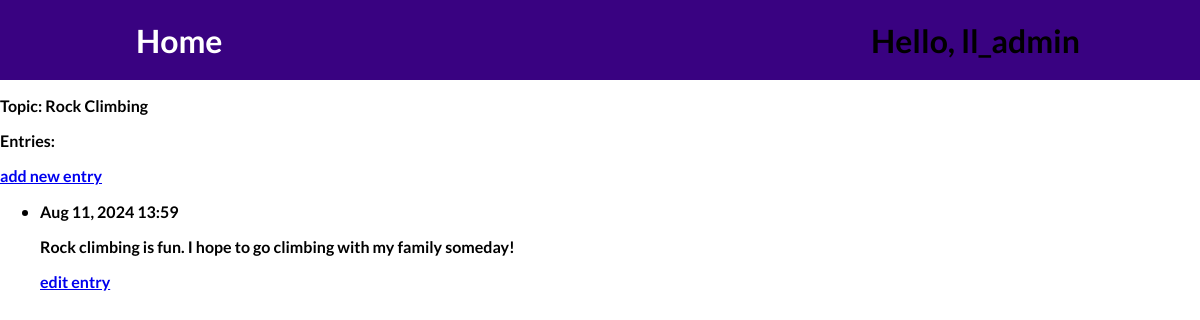
Page /topic/2 (signed in) on the committed database.
### learning_logs/models.py (models this page shows, shortened)
class Topic(models.Model):
    text = models.CharField(max_length = 200)
    date_added = models.DateTimeField(auto_now_add = True)
    owner = models.ForeignKey(User, on_delete=models.CASCADE)
    def __str__(self):
        return self.text

class Entry(models.Model):
    topic = models.ForeignKey(Topic, on_delete=models.CASCADE)
    text = models.TextField()
    date_added = models.DateTimeField(auto_now_add=True)
    class Meta:
        verbose_name_plural = 'entries'

### learning_logs/views.py (the view)
# urls.py: path('topic/<int:id>', views.topic, name='topic'),
@login_required
def topic(request, id):
  topic = Topic.objects.get(id=id)
  if topic.owner != request.user:
    raise Http404
  entries = topic.entry_set.order_by('-date_added')
  context = {'topic': topic, 'entries': entries}
  return render(request, 'learning_logs/topic.html', context)

### learning_logs/templates/learning_logs/topic.html
{% extends "learning_logs/base.html" %} {% block content %}
<p>Topic: {{ topic }}</p>
<p>Entries:</p>
<p>
  <a href="{% url 'new_entry' topic.id %}">add new entry</a>
</p>
<ul>
  {% for entry in entries%}
  <li>
    <p>{{ entry.date_added|date:'M d, Y H:i' }}</p>
    <p>{{ entry.text|linebreaks}}</p>
    <p>
      <a href="{% url 'edit_entry' entry.id %}">edit entry</a>
    </p>
  </li>
  {% empty %}
  <li>There are no entries for this topic yet.</li>
  {% endfor %}
</ul>
{%endblock %}

### learning_logs/templates/learning_logs/base.html (shortened to what this page needs)
{% load static %}
<!DOCTYPE html>
<html lang="en">
  <head>
    <link rel="stylesheet" href="{% static 'style.css' %}" />
  </head>
  <body>
    <header id="main-navigation">
      <h1><a href="{% url 'index' %}">Home</a><h1>
        <nav>
            {% if user.is_authenticated%}
            <p>Hello, {{ user.username}}</p>
            <a href="{% url 'logout' %}">Log out</a>
            {% else %}
            <a href="{% url 'signup' %}">Register</a>
            <a href="{% url 'login' %}">Log in</a>
            {% endif %}
      </header>
    {% block content %}
    {% endblock %}
  </body>
</html>

### static/style.css (style rules this page uses)
* { box-sizing: border-box; }
html { font-family: "Open Sans", "Lato", sans-serif; }
body { margin: 0; }
h1, h2, h3, p { font-family: "Lato", sans-serif; font-weight: bold; }
#main-navigation { width: 100%; height: 5rem; display: flex; justify-content: space-between; align-items: center; padding: 0 10%; background: #390281; }
#main-navigation a { text-decoration: none; color: white; font-weight: bold; margin-left: 1rem; }

### rows in the picture
Topic: text "Rock Climbing"
Entry: date_added "Aug 11, 2024 13:59", text "Rock climbing is fun. I hope to go climbing with my family someday!"

### other values in the picture
{{ user.username }} "ll_admin"
